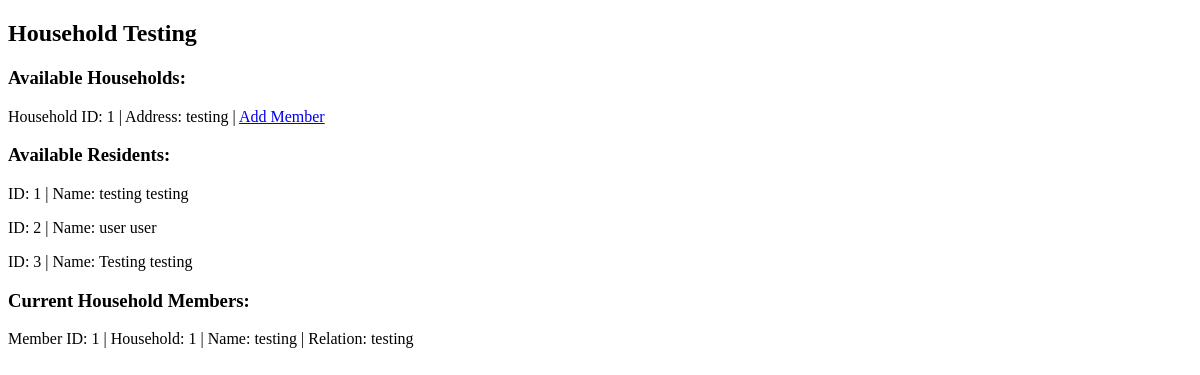
The page /test_households.php on the database as committed earlier.
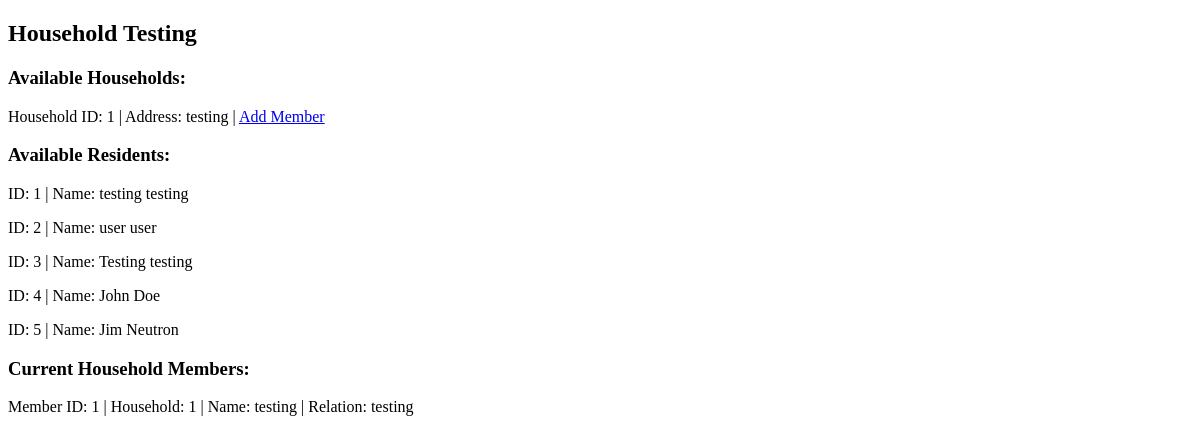
The same page on the database as committed later.
### tables this page shows
CREATE TABLE `households` (
  `id` int(11) NOT NULL,
  `household_no` varchar(50) DEFAULT NULL,
  `purok` varchar(50) DEFAULT NULL,
  `address` text DEFAULT NULL,
  `head_of_family` varchar(100) DEFAULT NULL,
  `contact_number` varchar(20) DEFAULT NULL,
  `date_registered` date DEFAULT curdate()
);

CREATE TABLE `residents` (
  `id` int(11) NOT NULL,
  `first_name` varchar(50) DEFAULT NULL,
  `middle_name` varchar(50) DEFAULT NULL,
  `last_name` varchar(50) DEFAULT NULL,
  `suffix` varchar(10) DEFAULT NULL,
  `gender` enum('Male','Female') DEFAULT NULL,
  `birthdate` date DEFAULT NULL,
  `age` int(11) DEFAULT NULL,
  `civil_status` varchar(20) DEFAULT NULL,
  `citizenship` varchar(50) DEFAULT NULL,
  `religion` varchar(50) DEFAULT NULL,
  `occupation` varchar(100) DEFAULT NULL,
  `purok` varchar(50) DEFAULT NULL,
  `voter_status` enum('Yes','No') DEFAULT NULL,
  `is_4ps` enum('Yes','No') DEFAULT NULL,
  `contact` varchar(20) DEFAULT NULL,
  `email` varchar(100) DEFAULT NULL,
  `address` text DEFAULT NULL,
  `date_registered` datetime DEFAULT current_timestamp()
);

CREATE TABLE `household_members` (
  `id` int(11) NOT NULL,
  `household_id` int(11) DEFAULT NULL,
  `full_name` varchar(100) DEFAULT NULL,
  `birthdate` date DEFAULT NULL,
  `gender` enum('Male','Female','Other') DEFAULT NULL,
  `relation_to_head` varchar(50) DEFAULT NULL,
  `occupation` varchar(100) DEFAULT NULL
);

### test_households.php (the view, shortened to what this page needs)
<?php
include 'config.php';
?>
<!DOCTYPE html>
<html>
<head>
</head>
<body>
    <h2>Household Testing</h2>
    <?php
    $households_result = $conn->query("SELECT * FROM households LIMIT 5");
    if ($households_result && $households_result->num_rows > 0) {
        echo "<h3>Available Households:</h3>";
        while ($household = $households_result->fetch_assoc()) {
            echo "<p>Household ID: {$household['id']} | ";
            echo "Address: " . htmlspecialchars($household['address'] ?? 'N/A') . " | ";
            echo "<a href='households/add_member.php?household_id={$household['id']}' target='_blank'>Add Member</a>";
            echo "</p>";
        }
    }
    echo "<h3>Available Residents:</h3>";
    $residents_result = $conn->query("SELECT id, first_name, last_name FROM residents LIMIT 5");
    if ($residents_result && $residents_result->num_rows > 0) {
        while ($resident = $residents_result->fetch_assoc()) {
            echo "<p>ID: {$resident['id']} | Name: {$resident['first_name']} {$resident['last_name']}</p>";
        }
    } else {
        echo "<p>No residents found.</p>";
    }
    echo "<h3>Current Household Members:</h3>";
    $members_result = $conn->query("SELECT * FROM household_members LIMIT 10");
    if ($members_result && $members_result->num_rows > 0) {
        while ($member = $members_result->fetch_assoc()) {
            echo "<p>Member ID: {$member['id']} | Household: {$member['household_id']} | Name: {$member['full_name']} | Relation: {$member['relation_to_head']}</p>";
        }
    } else {
        echo "<p>No household members found.</p>";
    }
    ?>
</body>
</html>

Rows that differ between the two databases and show on the page:
added residents: id "4", first_name "John", last_name "Doe"
added residents: id "5", first_name "Jim", last_name "Neutron"
